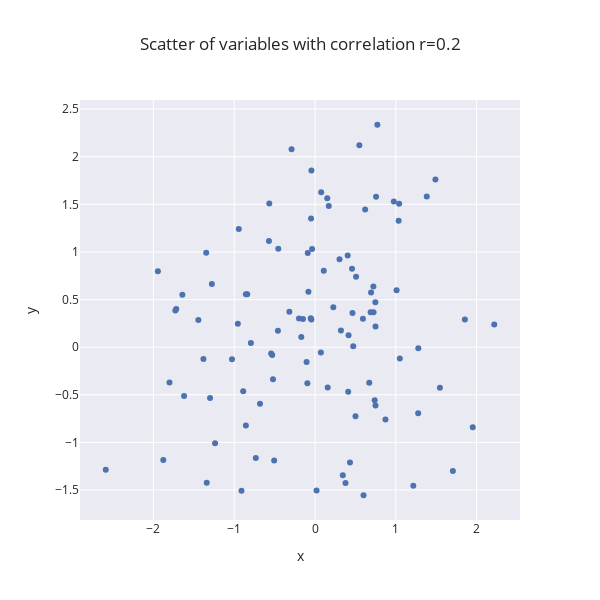

Source (notebook cell):
### Markdown cell above
For some more practice with correlation and linear-regression, play around with the cell below a little bit!

### Code cell
r_scatter()
